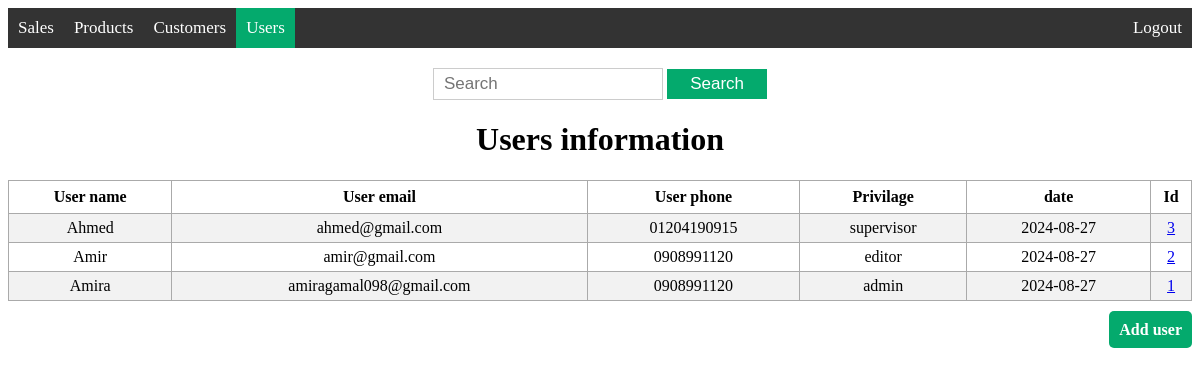
The app's page /view_user (signed in) with its own data.
### models/user.py (models this page shows)
class User(db.Model, UserMixin):
    __tablename__ = 'user'
    id = db.Column(db.Integer, primary_key=True)
    user_name = db.Column(db.String(200), nullable=False)
    user_email = db.Column(db.String(200), nullable=False)
    user_phone = db.Column(db.String(15))
    password = db.Column(db.String(128), nullable=False)
    active = db.Column(db.Boolean(), default=True)
    roles = db.relationship('Role', secondary='user_roles', backref='roled')
    date = db.Column(db.DateTime, default=datetime.now(pytz.UTC))
    fs_uniquifier = db.Column(db.String(90), nullable=False, unique=True,
                              default=generate_unique_value)

class Role(db.Model, RoleMixin):
    __tablename__ = 'role'
    id = db.Column(db.Integer, primary_key=True)
    name = db.Column(db.String(50), unique=True)

### app.py (the view)
@app.route('/view_user', methods=['GET'])
@roles_accepted('admin', 'supervisor')
def view_user():
    users = User.query.order_by(User.user_name).all()
    return render_template('view_user.html', users=users)

### templates/view_user.html (shortened to what this page needs)
{% extends 'base.html' %}
{% block body %}
<div class="content">
    {% block navbar %}
    <div class='topnav'>
        <a href='/view_sale'>Sales</a>
        <a href='/view_product'>Products</a>
        <a href='/view_customer'>Customers</a>
        {% if current_user.has_role('admin') or current_user.has_role('supervisor')%}
        <a class='active' href='/view_user'>Users</a>
        {% endif %}
        <a class='logout' href='/logout'>Logout</a>
    </div>
    {% endblock %}
    <div class='search'>
        <form action="{{ url_for('search_user', search='') }}" method="get">
            <input type='text' placeholder='Search' name='search' id='search'>
            <input type='submit' value="Search">
        </form>
    </div>
    <div class="view">
        <h1 style="text-align: center;">Users information</h1>
        {% if users|length < 1 %}
        <h4  style="text-align: center;"> There are no users, create one below!</h4>
        {% else %}
        <table>
            <tr>
                <th>User name</th>
                <th>User email</th>
                <th>User phone</th>
                <th>Privilage</th>
                <th>date</th>
                <th>Id</th>
            </tr>
            {% for user in users %}
                <tr>
                    <td>{{ user.user_name }}</td>
                    <td>{{ user.user_email }}</td>
                    <td>{{ user.user_phone }}</td>
                    <td>{{ user.roles[0].name }}</td>
                    <td>{{ user.date.date() }}</td>
                    <td><a href="/info_user/{{ user.id }}">{{ user.id }}</a></td>
                </tr>
            {% endfor %}
        </table>
        {% endif %}
    </div>
    <div class="add">
        {% if current_user.has_role('admin') or current_user.has_role('editor')%}
        <a href="/add_user">Add user</a>
        {% endif %}
    </div>
</div>
{% endblock %}

### templates/base.html (shortened to what this page needs)
<!DOCTYPE html>
<html lang="en">
    <head>
        <link rel="stylesheet" href="{{ url_for('static', filename='main.css') }}">
    </head>
    <body>
        {% block body %}{% endblock %}
    </body>
</html>

### static/main.css (style rules this page uses)
.view table, td, th { border: 1px solid #aaa; }
.view table { border-collapse: collapse; width: 100%; }
.view th { height: 30px; }
.view td { text-align: center; padding: 5px; }
.view tr:nth-child(even) { background-color: #f2f2f2; }
.view tr:nth-child(odd) { background-color: #ffffff; }
.topnav { width: 100%; background-color: #333; padding: 0px; display: flex; justify-content: space-between; align-items: center; }
.topnav a { color: #fff; text-decoration: none; padding: 10px; font-size: 17px; }
.topnav a.logout { margin-left: auto; }
.topnav a.active { background-color: #04AA6D; color: white; }
.search { text-align: center; padding-top: 20px; }
.search form { display: inline-block; margin: 0 auto; }
.search input[type="text"] { width: 60%; height: 10px; padding: 10px; font-size: 17px; border: 1px solid #ccc; }
.search input[type="submit"] { width: 100px; height: 30px; padding: 4px 8px;; font-size: 17px; background-color: #04AA6D; color: #fff; border: none; cursor: pointer; }
.add { text-align: right; padding-top: 20px; }
.add a { font-size: 16px; font-weight: bold; color: #fff; text-decoration: none; padding: 10px 10px; background-color: #04AA6D; border-radius: 5px; transition: background-color 0.3s ease; }
.table_box th, td { padding: 10px; text-align: left; }

### records on screen
User: user_name "Ahmed", user_email "ahmed@gmail.com", user_phone "01204190915", name "supervisor", date "2024-08-27", id "3"
User: user_name "Amir", user_email "amir@gmail.com", user_phone "0908991120", name "editor", date "2024-08-27", id "2"
User: user_name "Amira", user_email "amiragamal098@gmail.com", user_phone "0908991120", name "admin", date "2024-08-27", id "1"
